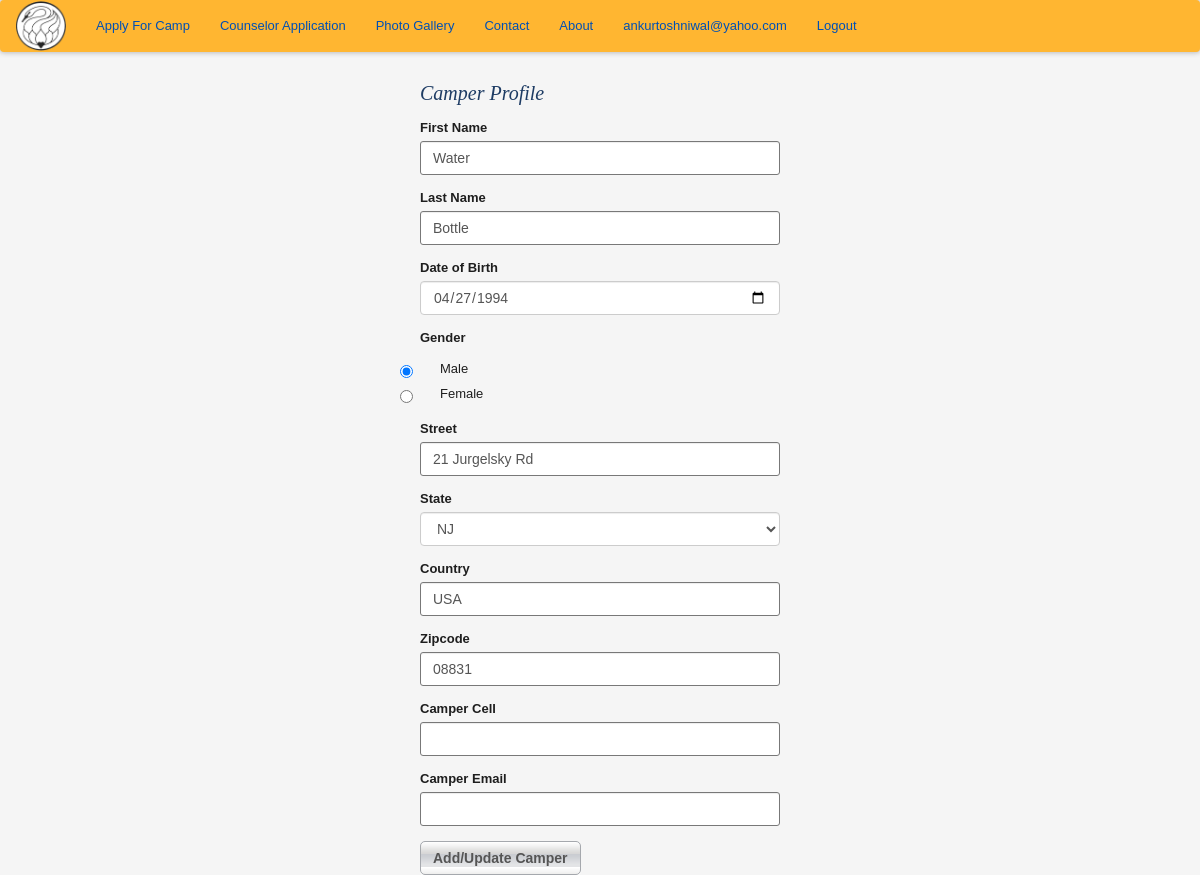
The page /edit_camper_profile/4 (signed in) on the database as committed earlier.
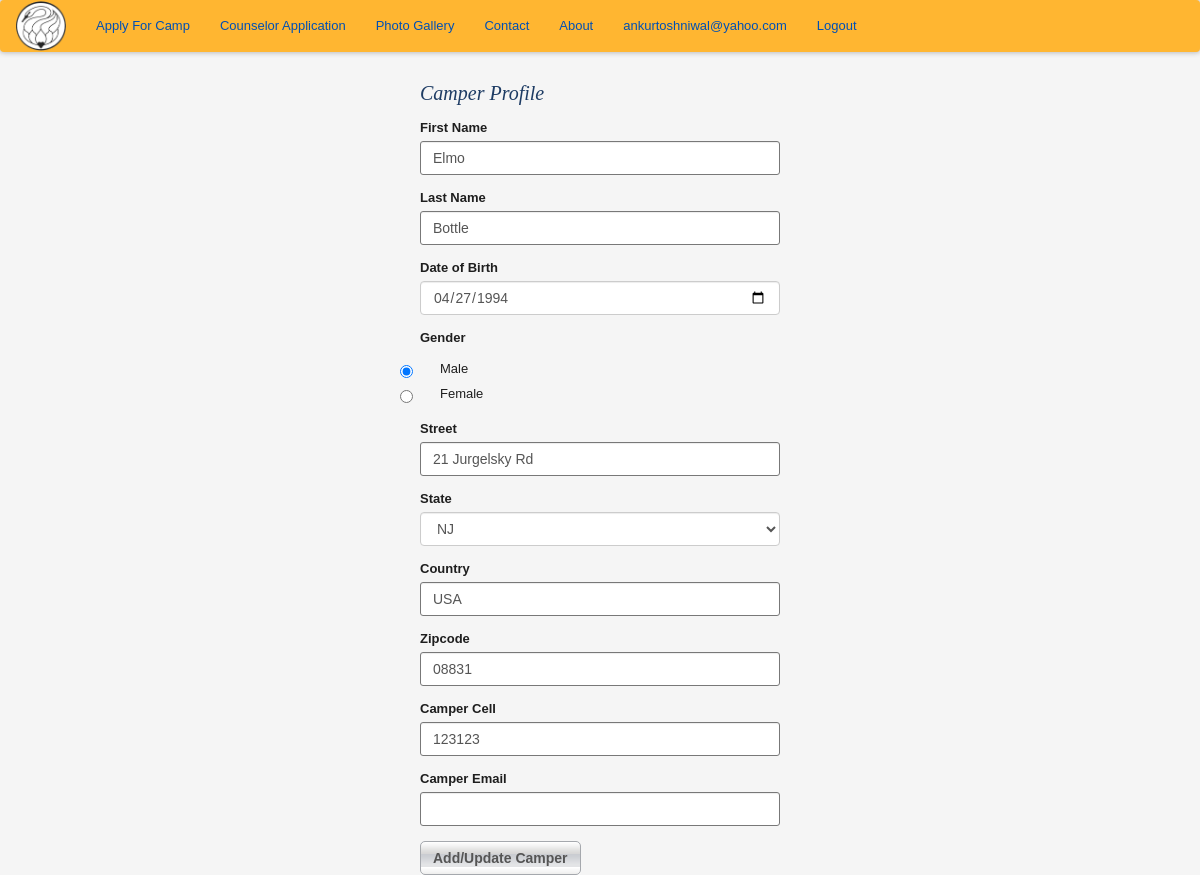
The same page on the database as committed later.
### app/models.py (models this page shows, shortened)
class Camper(db.Model):
    __tablename__ = 'camper'
    id = db.Column(db.Integer, primary_key = True)
    fn = db.Column(db.String(64), index=True)
    ln = db.Column(db.String(64), index=True)
    dob = db.Column(db.Date, index = True)
    gender = db.Column(db.String(5))
    street = db.Column(db.String(200))
    state = db.Column(db.String(2))
    country = db.Column(db.String(64))
    zipcode = db.Column(db.String(8))
    campercell = db.Column(db.String(64))
    camperemail = db.Column(db.String(64))
    parents_id = db.Column(db.Integer, db.ForeignKey('parents.id'))

### app/controller.py (the view, shortened to what this page needs)
@app.route('/edit_camper_profile/<int:camper_id>', methods=['GET','POST'])
@login_required
def edit_camper(camper_id):
    camper = Camper.query.get(camper_id)
    form = UpdateCamperProfileForm(obj=camper)
    errors = None
    return render_template('camper_profile.html', form=form, errors=errors)

### app/forms.py
class UpdateCamperProfileForm(FlaskForm):
    fn = StringField('First Name', validators=[Required()])
    ln = StringField('Last Name', validators=[Required()])
    dob = DateField('Date of Birth', validators=[Required()])
    gender = RadioField(choices=[('M', 'Male'),('F', 'Female')], validators=[Required()])
    street = StringField('Street', validators=[Required()])
    state = SelectField('State', choices = STATES, validators=[Required()])
    country = StringField('Country', default = "USA", validators=[Required()])
    zipcode = StringField('Zipcode', validators=[Required()])
    campercell = StringField('Camper Cell', validators=[Optional()])
    camperemail = StringField('Camper Email', validators=[Optional(),Email()])
    submit = SubmitField('Add/Update Camper')

### app/models.py (called while the page is built)
@login_manager.user_loader
def load_user(user_id):
    return User.query.get(int(user_id))

### app/templates/camper_profile.html (shortened to what this page needs)
{% extends "base_templates/base.html" %}
{% import "bootstrap/wtf.html" as wtf %}
{% block content %}
    <div class= "container">
        <div class="row">
            <div class= "col-md-offset-4 col-md-4">
                <h1> Camper Profile </h1>
                    {{ wtf.quick_form(form) }}
            </div>
        </div>
    </div>
{% endblock %}

Rows that differ between the two databases and show on the page:
changed Camper "Bottle": fn "Water" → "Elmo"; campercell (not shown) → "123123"
